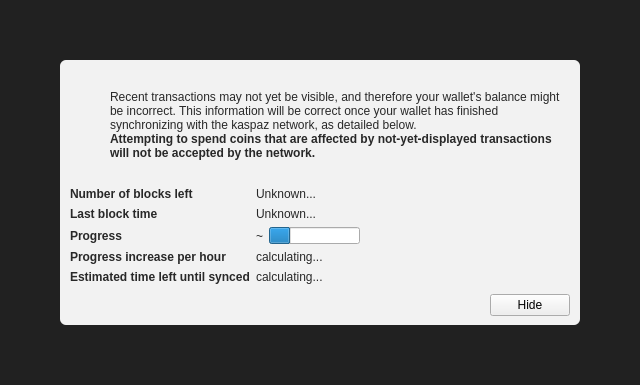
<?xml version="1.0" encoding="UTF-8"?>
<ui version="4.0">
 <class>ModalOverlay</class>
 <widget class="ModalOverlay" name="ModalOverlay">
  <property name="geometry">
   <rect>
    <x>0</x>
    <y>0</y>
    <width>640</width>
    <height>385</height>
   </rect>
  </property>
  <property name="windowTitle">
   <string>Form</string>
  </property>
  <layout class="QVBoxLayout" name="verticalLayout" stretch="0">
   <property name="sizeConstraint">
    <enum>QLayout::SetDefaultConstraint</enum>
   </property>
   <property name="leftMargin">
    <number>0</number>
   </property>
   <property name="topMargin">
    <number>0</number>
   </property>
   <property name="rightMargin">
    <number>0</number>
   </property>
   <property name="bottomMargin">
    <number>0</number>
   </property>
   <item>
    <widget class="QWidget" name="bgWidget" native="true">
     <property name="styleSheet">
      <string notr="true">#bgWidget { background: rgba(0,0,0,220); }</string>
     </property>
     <layout class="QVBoxLayout" name="verticalLayoutMain" stretch="1">
      <property name="leftMargin">
       <number>60</number>
      </property>
      <property name="topMargin">
       <number>60</number>
      </property>
      <property name="rightMargin">
       <number>60</number>
      </property>
      <property name="bottomMargin">
       <number>60</number>
      </property>
      <item>
       <widget class="QWidget" name="contentWidget" native="true">
        <property name="styleSheet">
         <string notr="true">#contentWidget { background: rgba(255,255,255,240); border-radius: 6px; }

QLabel { color: rgb(40,40,40);  }</string>
        </property>
        <layout class="QVBoxLayout" name="verticalLayoutSub" stretch="1,0,0,0">
         <property name="spacing">
          <number>0</number>
         </property>
         <property name="leftMargin">
          <number>10</number>
         </property>
         <property name="topMargin">
          <number>10</number>
         </property>
         <property name="rightMargin">
          <number>10</number>
         </property>
         <property name="bottomMargin">
          <number>10</number>
         </property>
         <item>
          <layout class="QHBoxLayout" name="horizontalLayoutIconText" stretch="0,1">
           <property name="topMargin">
            <number>20</number>
           </property>
           <item>
            <layout class="QVBoxLayout" name="verticalLayoutIcon">
             <property name="leftMargin">
              <number>0</number>
             </property>
             <item>
              <widget class="QPushButton" name="warningIcon">
               <property name="enabled">
                <bool>false</bool>
               </property>
               <property name="text">
                <string/>
               </property>
               <property name="icon">
                <iconset>
                 <normaloff>:/icons/warning</normaloff>
                 <disabledoff>:/icons/warning</disabledoff>:/icons/warning</iconset>
               </property>
               <property name="iconSize">
                <size>
                 <width>48</width>
                 <height>48</height>
                </size>
               </property>
               <property name="flat">
                <bool>true</bool>
               </property>
              </widget>
             </item>
             <item>
              <spacer name="verticalSpacerWarningIcon">
               <property name="orientation">
                <enum>Qt::Vertical</enum>
               </property>
               <property name="sizeHint" stdset="0">
                <size>
                 <width>20</width>
                 <height>40</height>
                </size>
               </property>
              </spacer>
             </item>
            </layout>
           </item>
           <item>
            <layout class="QVBoxLayout" name="verticalLayoutInfoText">
             <property name="leftMargin">
              <number>0</number>
             </property>
             <property name="topMargin">
              <number>0</number>
             </property>
             <item>
              <widget class="QLabel" name="infoText">
               <property name="text">
                <string>Recent transactions may not yet be visible, and therefore your wallet's balance might be incorrect. This information will be correct once your wallet has finished synchronizing with the kaspaz network, as detailed below.</string>
               </property>
               <property name="textFormat">
                <enum>Qt::RichText</enum>
               </property>
               <property name="wordWrap">
                <bool>true</bool>
               </property>
              </widget>
             </item>
             <item>
              <widget class="QLabel" name="infoTextStrong">
               <property name="font">
                <font>
                 <weight>75</weight>
                 <bold>true</bold>
                </font>
               </property>
               <property name="text">
                <string>Attempting to spend coins that are affected by not-yet-displayed transactions will not be accepted by the network.</string>
               </property>
               <property name="textFormat">
                <enum>Qt::RichText</enum>
               </property>
               <property name="wordWrap">
                <bool>true</bool>
               </property>
              </widget>
             </item>
             <item>
              <spacer name="verticalSpacerInTextSpace">
               <property name="orientation">
                <enum>Qt::Vertical</enum>
               </property>
               <property name="sizeHint" stdset="0">
                <size>
                 <width>20</width>
                 <height>40</height>
                </size>
               </property>
              </spacer>
             </item>
            </layout>
           </item>
          </layout>
         </item>
         <item>
          <spacer name="verticalSpacerAfterText">
           <property name="orientation">
            <enum>Qt::Vertical</enum>
           </property>
           <property name="sizeHint" stdset="0">
            <size>
             <width>20</width>
             <height>40</height>
            </size>
           </property>
          </spacer>
         </item>
         <item>
          <layout class="QFormLayout" name="formLayout">
           <property name="fieldGrowthPolicy">
            <enum>QFormLayout::FieldsStayAtSizeHint</enum>
           </property>
           <property name="horizontalSpacing">
            <number>6</number>
           </property>
           <property name="verticalSpacing">
            <number>6</number>
           </property>
           <property name="topMargin">
            <number>10</number>
           </property>
           <item row="0" column="0">
            <widget class="QLabel" name="labelNumberOfBlocksLeft">
             <property name="font">
              <font>
               <weight>75</weight>
               <bold>true</bold>
              </font>
             </property>
             <property name="text">
              <string>Number of blocks left</string>
             </property>
            </widget>
           </item>
           <item row="0" column="1">
            <widget class="QLabel" name="numberOfBlocksLeft">
             <property name="text">
              <string>Unknown...</string>
             </property>
            </widget>
           </item>
           <item row="1" column="0">
            <widget class="QLabel" name="labelLastBlockTime">
             <property name="font">
              <font>
               <weight>75</weight>
               <bold>true</bold>
              </font>
             </property>
             <property name="text">
              <string>Last block time</string>
             </property>
            </widget>
           </item>
           <item row="1" column="1">
            <widget class="QLabel" name="newestBlockDate">
             <property name="sizePolicy">
              <sizepolicy hsizetype="Maximum" vsizetype="Preferred">
               <horstretch>0</horstretch>
               <verstretch>0</verstretch>
              </sizepolicy>
             </property>
             <property name="text">
              <string>Unknown...</string>
             </property>
            </widget>
           </item>
           <item row="2" column="0">
            <widget class="QLabel" name="labelSyncDone">
             <property name="font">
              <font>
               <weight>75</weight>
               <bold>true</bold>
              </font>
             </property>
             <property name="text">
              <string>Progress</string>
             </property>
            </widget>
           </item>
           <item row="2" column="1">
            <layout class="QHBoxLayout" name="horizontalLayoutSync" stretch="0,1">
             <item>
              <widget class="QLabel" name="percentageProgress">
               <property name="text">
                <string notr="true">~</string>
               </property>
              </widget>
             </item>
             <item>
              <widget class="QProgressBar" name="progressBar">
               <property name="value">
                <number>24</number>
               </property>
               <property name="format">
                <string/>
               </property>
              </widget>
             </item>
            </layout>
           </item>
           <item row="4" column="0">
            <widget class="QLabel" name="labelProgressIncrease">
             <property name="font">
              <font>
               <weight>75</weight>
               <bold>true</bold>
              </font>
             </property>
             <property name="text">
              <string>Progress increase per hour</string>
             </property>
            </widget>
           </item>
           <item row="4" column="1">
            <widget class="QLabel" name="progressIncreasePerH">
             <property name="text">
              <string>calculating...</string>
             </property>
            </widget>
           </item>
           <item row="5" column="0">
            <widget class="QLabel" name="labelEstimatedTimeLeft">
             <property name="font">
              <font>
               <weight>75</weight>
               <bold>true</bold>
              </font>
             </property>
             <property name="text">
              <string>Estimated time left until synced</string>
             </property>
            </widget>
           </item>
           <item row="5" column="1">
            <widget class="QLabel" name="expectedTimeLeft">
             <property name="text">
              <string>calculating...</string>
             </property>
            </widget>
           </item>
          </layout>
         </item>
         <item>
          <layout class="QHBoxLayout" name="horizontalLayoutButtons">
           <property name="leftMargin">
            <number>10</number>
           </property>
           <property name="topMargin">
            <number>10</number>
           </property>
           <item>
            <spacer name="horizontalSpacer">
             <property name="orientation">
              <enum>Qt::Horizontal</enum>
             </property>
             <property name="sizeHint" stdset="0">
              <size>
               <width>40</width>
               <height>20</height>
              </size>
             </property>
            </spacer>
           </item>
           <item>
            <widget class="QPushButton" name="closeButton">
             <property name="text">
              <string>Hide</string>
             </property>
            </widget>
           </item>
          </layout>
         </item>
        </layout>
       </widget>
      </item>
     </layout>
    </widget>
   </item>
  </layout>
 </widget>
 <customwidgets>
  <customwidget>
   <class>ModalOverlay</class>
   <extends>QWidget</extends>
   <header>modaloverlay.h</header>
   <container>1</container>
  </customwidget>
 </customwidgets>
 <resources/>
 <connections/>
</ui>
